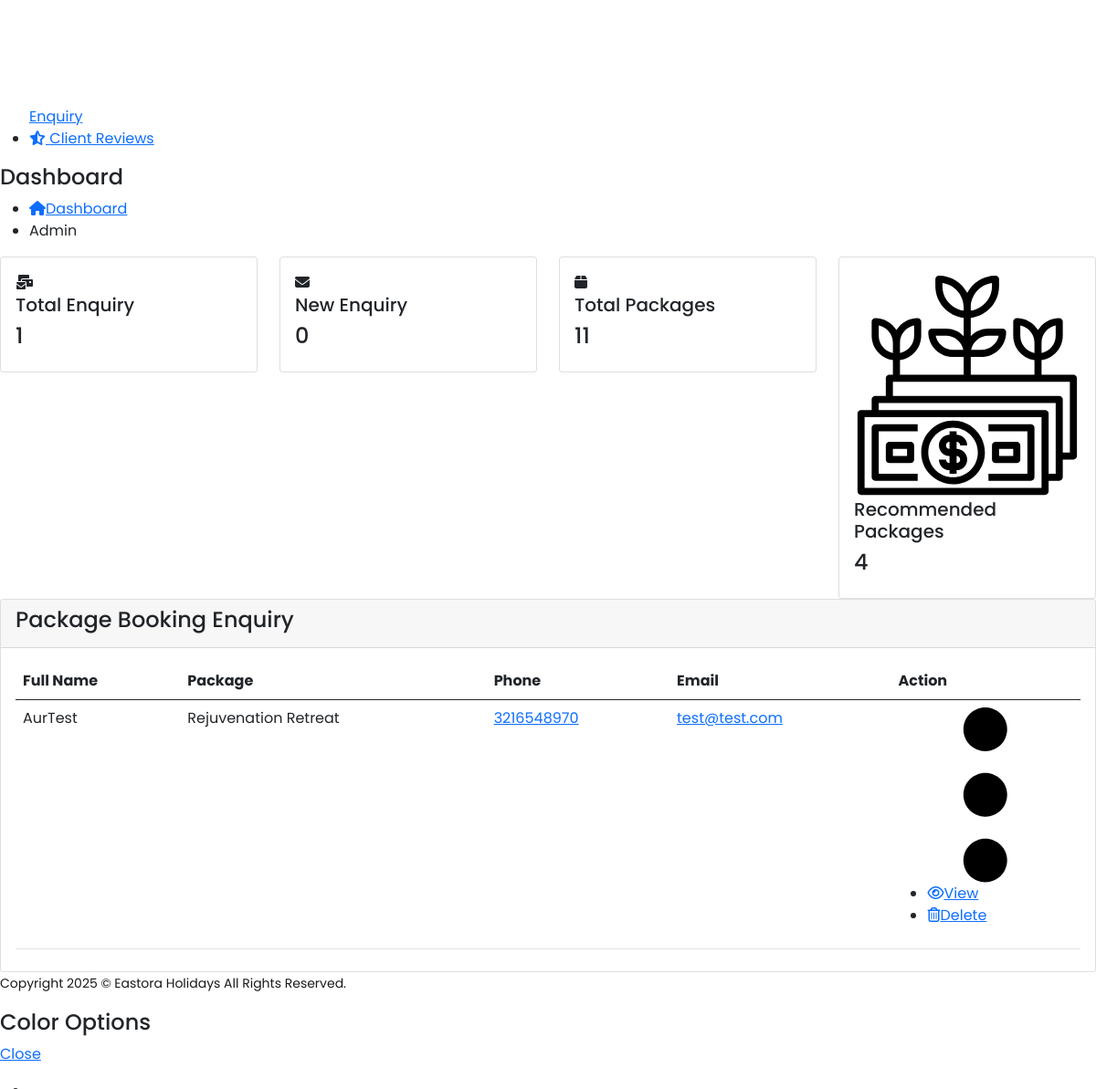
/adminpanel/dashboard/ (signed in, lower part), run on an earlier commit of the app's database.
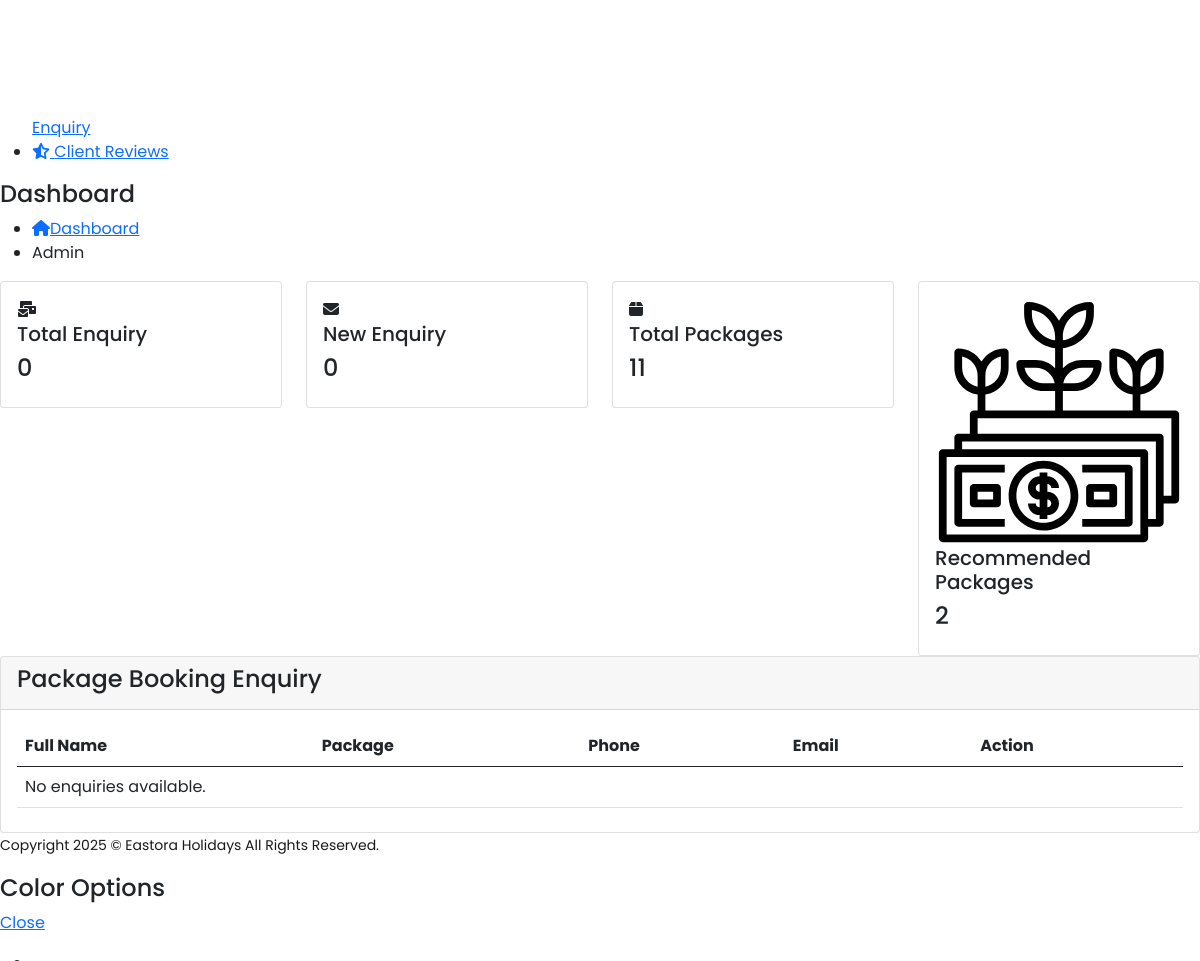
And on a later commit of the database.
### booking/models.py (models this page shows, shortened)
class Enquiry(models.Model):
    name = models.CharField(max_length=100)
    email = models.EmailField()
    contact_number = models.CharField(max_length=15)
    related_package = models.ForeignKey('TourPackage', null=True, blank=True, on_delete=models.SET_NULL)
    created_at = models.DateTimeField(auto_now_add=True)

class TourPackage(models.Model):
    PARENT_CHOICES = [
        ('india', 'India Tours'),
        ('international', 'International Tours'),
        ('ayurveda', 'Ayurveda & Wellness'),
        ('specials', 'Eastora Specials'),
    ]
    title = models.CharField(max_length=200)
    slug = models.SlugField(unique=True, blank=True, null=True)
    short_description = models.CharField(max_length=255, blank=True)
    description = models.TextField(blank=True, null=True)
    location = models.CharField(max_length=200, blank=True, null=True)
    price = models.DecimalField(max_digits=10, decimal_places=2, blank=True, null=True)
    days = models.IntegerField(blank=True, null=True)
    nights = models.IntegerField(blank=True, null=True)
    image_desktop = models.ImageField(upload_to='packages/desktop/', null=True, blank=True)
    image_mobile = models.ImageField(upload_to='packages/mobile/', null=True, blank=True)
    card_image = models.ImageField(upload_to='packages/cards/', null=True, blank=True)
    category = models.ForeignKey(Category, on_delete=models.CASCADE, null=True, blank=True, related_name='packages')
    is_featured = models.BooleanField(default=False)
    parent_choice = models.CharField(
        max_length=20,
        choices=PARENT_CHOICES,
        default='india',
        help_text="Top-level classification for the tour package"
    )

### adminpanel/views.py (the view)
# urls.py: path('dashboard/', views.admin_dashboard, name='admin_dashboard'),
@superuser_required
@login_required(login_url='admin_login')
def admin_dashboard(request):
    three_days_ago = now() - timedelta(days=3)
    total_enquiry = Enquiry.objects.count()
    total_packages = TourPackage.objects.count()
    new_enquiry = Enquiry.objects.filter(created_at__gte=three_days_ago).count()
    recommended_packages = TourPackage.objects.filter(is_featured=True).count()
    enquiry_list = Enquiry.objects.select_related('related_package').order_by('-created_at')
    context = {
        'package_count': total_packages,
        'recommended_package_count': recommended_packages,
        'enquiry_count': total_enquiry,
        'new_enquiry_count': new_enquiry,
        'enquiry_list': enquiry_list,
    }
    return render(request, 'adminpanel/dashboard.html', context)

### templates/adminpanel/dashboard.html (shortened to what the changed rows need)
{% extends 'adminpanel/base.html' %}
{% load static %}
{% block content %}
<div class="row">
    <div class="col-xl-3 col-lg-4 col-md-6">
        <div class="card eastora-info-card">
            <div class="card-body dd-flex align-items-center">
                <div class="icon-info-text">
                    <h5 class="eastora-title">Total Enquiry</h5>
                    <h4 class="eastora-card-title">{{ enquiry_count }}</h4>
                </div>
            </div>
        </div>
    </div>
    <div class="col-xl-3 col-lg-4 col-md-6">
        <div class="card eastora-info-card">
            <div class="card-body dd-flex align-items-center">
                <div class="icon-info-text">
                    <h5 class="eastora-title">Recommended Packages</h5>
                    <h4 class="eastora-card-title">{{ recommended_package_count }}</h4>
                </div>
            </div>
        </div>
    </div>
</div>
<div class="row">
    <div class="col-xl-12 col-lg-12 col-md-12 col-sm-12 col-12">
        <div class="card chart-card">
            <div class="card-body pb-4">
                <div class="chart-holder">
                    <div class="table-responsive">
                        <table class="table table-styled mb-0">
                            <thead>
                                <tr>
                                    <th>Full Name</th>
                                    <th>Package</th>
                                    <th>Phone</th>
                                    <th>Email</th>
                                    <th>Action</th>
                                </tr>
                            </thead>
                            <tbody>
                                <tr>
                                    {% for enquiry in enquiry_list %}
                                    <td>
                                        <span class="img-thumb ">
                                            <span class="ml-2 ">{{ enquiry.name }}</span>
                                        </span>
                                    </td>
                                    <td>{{ enquiry.related_package.title}}</td>
                                    <td><a href="tel:{{ enquiry.contact_number }}">{{ enquiry.contact_number }}</a></td>
                                    <td><a href="mailto:{{ enquiry.email }}">{{ enquiry.email }}</a></td>
                                    <td class="relative">
                                        <a class="action-btn " href="javascript:void(0); ">
                                        </a>
                                        <div class="action-option ">
                                            <ul>
                                                <li>
                                                    <a href="{% url 'enquiry_detail' enquiry.pk %}">
                                                        <i class="far fa-eye mr-2"></i>View
                                                    </a>
                                                </li>
                                                <li>
                                                    <a href="{% url 'admin_enquiry_delete' enquiry.pk %}"
                                                       onclick="return confirm('Are you sure you want to delete this enquiry?');">
                                                        <i class="far fa-trash-alt mr-2"></i>Delete
                                                    </a>
                                                </li>
                                            </ul>
                                        </div>
                                    </td>
                                </tr>
                                {% empty %}
                                <tr>
                                    <td colspan="5">No enquiries available.</td>
                                </tr>
                                {% endfor %}
                            </tbody>
                        </table>
                    </div>
                </div>
            </div>
        </div>
    </div>
</div>
{% endblock %}

What changed in the data, as far as the page shows it:
removed Enquiry: name "AurTest", related_package "Rejuvenation Retreat", contact_number "3216548970", email "test@test.com"
Also different on the page:
{{ enquiry_count }}: "1" → "0"
{{ recommended_package_count }}: "4" → "2"
text now shown: "No enquiries available."
